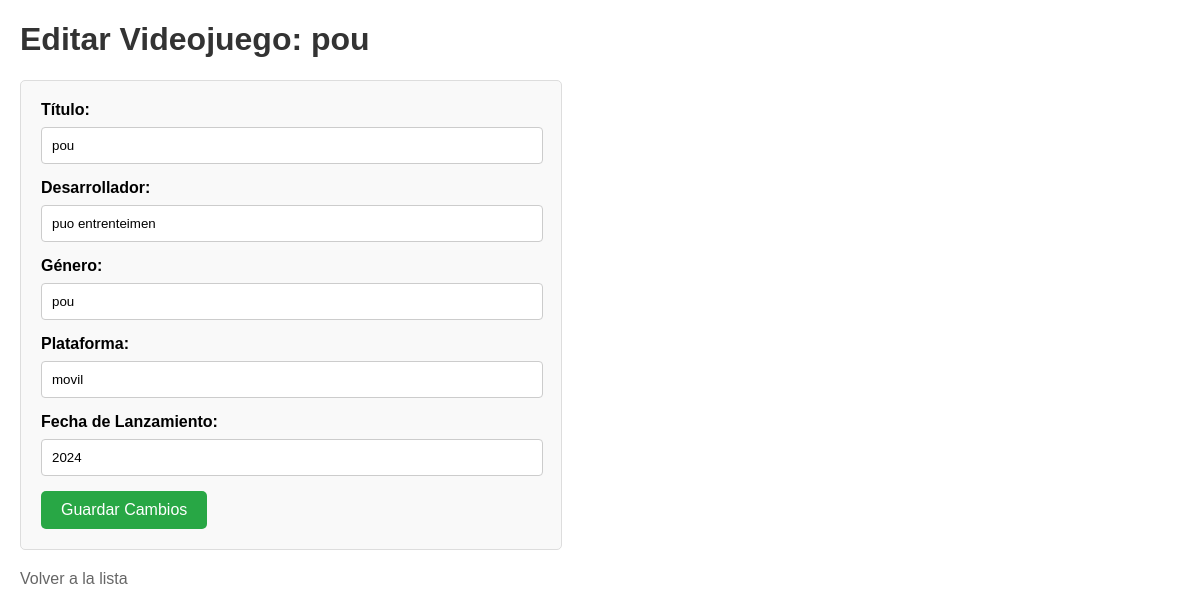
/editar/3/, run on the app's committed database.
### app_videojuego/models.py (models this page shows, shortened)
class Videojuego(models.Model):
    titulo = models.CharField(max_length=10)
    desarrollador = models.CharField(max_length=50)
    genero = models.CharField(max_length=10)
    plataforma = models.CharField(max_length=50)
    fecha_lanzamiento = models.CharField(max_length=50)

### app_videojuego/views.py (the view, shortened to what this page needs)
# urls.py: path('editar/<int:id>/', views.editar_videojuego, name='editar_videojuego'),
def editar_videojuego(request, id):
    videojuego = get_object_or_404(Videojuego, pk=id)
    return render(request, 'editar_videojuego.html', {'videojuego': videojuego})

### app_videojuego/templates/editar_videojuego.html (shortened to what this page needs)
<!DOCTYPE html>
<html lang="es">
<head>
</head>
<body>
    <h1>Editar Videojuego: {{ videojuego.titulo }}</h1>
    <form method="post">
        <label for="titulo">Título:</label>
        <input type="text" id="titulo" name="titulo" value="{{ videojuego.titulo }}" required>
        <label for="desarrollador">Desarrollador:</label>
        <input type="text" id="desarrollador" name="desarrollador" value="{{ videojuego.desarrollador }}" required>
        <label for="genero">Género:</label>
        <input type="text" id="genero" name="genero" value="{{ videojuego.genero }}" required>
        <label for="plataforma">Plataforma:</label>
        <input type="text" id="plataforma" name="plataforma" value="{{ videojuego.plataforma }}" required>
        <label for="fecha_lanzamiento">Fecha de Lanzamiento:</label>
        <input type="text" id="fecha_lanzamiento" name="fecha_lanzamiento" value="{{ videojuego.fecha_lanzamiento }}" required>
        <button type="submit">Guardar Cambios</button>
    </form>
    <a href="{% url 'inicio' %}" class="back-link">Volver a la lista</a>
</body>
</html>

### app_videojuego/templates/editar_videojuego.html (style rules this page uses)
body { font-family: Arial, sans-serif; margin: 20px; }
h1 { color: #333; }
form { margin-top: 20px; padding: 20px; border: 1px solid #ddd; border-radius: 5px; max-width: 500px; background-color: #f9f9f9; }
label { display: block; margin-bottom: 8px; font-weight: bold; }
input[type="text"] { width: calc(100% - 20px); padding: 10px; margin-bottom: 15px; border: 1px solid #ccc; border-radius: 4px; }
button { background-color: #28a745; color: white; padding: 10px 20px; border: none; border-radius: 5px; cursor: pointer; font-size: 16px; }
.back-link { display: block; margin-top: 20px; text-decoration: none; color: #666; }

### data on the page
Videojuego: titulo "pou", desarrollador "puo entrenteimen", genero "pou", plataforma "movil", fecha_lanzamiento "2024"
